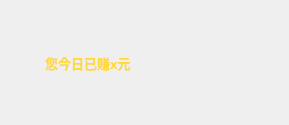
<?xml version="1.0" encoding="UTF-8"?>
<ui version="4.0">
 <class>bar</class>
 <widget class="QMainWindow" name="bar">
  <property name="geometry">
   <rect>
    <x>0</x>
    <y>0</y>
    <width>289</width>
    <height>125</height>
   </rect>
  </property>
  <property name="windowTitle">
   <string>MainWindow</string>
  </property>
  <widget class="QWidget" name="centralwidget">
   <layout class="QHBoxLayout" name="horizontalLayout">
    <item>
     <widget class="QLabel" name="label_icon">
      <property name="sizePolicy">
       <sizepolicy hsizetype="Minimum" vsizetype="Minimum">
        <horstretch>0</horstretch>
        <verstretch>0</verstretch>
       </sizepolicy>
      </property>
      <property name="minimumSize">
       <size>
        <width>28</width>
        <height>28</height>
       </size>
      </property>
      <property name="maximumSize">
       <size>
        <width>30</width>
        <height>30</height>
       </size>
      </property>
      <property name="baseSize">
       <size>
        <width>0</width>
        <height>0</height>
       </size>
      </property>
      <property name="styleSheet">
       <string notr="true">border-image: url(:/img/avatar.png);</string>
      </property>
      <property name="text">
       <string/>
      </property>
     </widget>
    </item>
    <item>
     <widget class="QLabel" name="label_text">
      <property name="font">
       <font>
        <family>幼圆</family>
        <pointsize>10</pointsize>
        <bold>true</bold>
        <underline>false</underline>
        <kerning>true</kerning>
       </font>
      </property>
      <property name="styleSheet">
       <string notr="true">color: rgb(255, 216, 58);</string>
      </property>
      <property name="text">
       <string>您今日已赚x元</string>
      </property>
     </widget>
    </item>
   </layout>
  </widget>
 </widget>
 <resources/>
 <connections/>
</ui>
